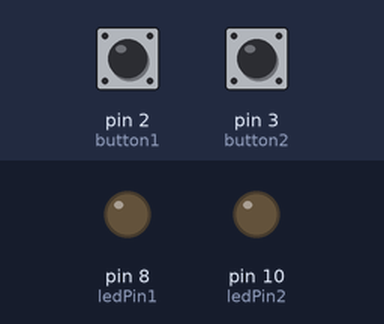
A sketch run on a simulated Arduino Uno, built with avr-gcc and run on an emulated ATmega328P. Shown: output pins drawn as LEDs (lit = HIGH). The inputs (shaded band) are chosen by the test bench; at power-on: pin 2 (button1) HIGH, pin 3 (button2) HIGH.

Above: at 1.2 s.
1.3 s: pin 2 (button1) pulled LOW for 0.15 s
At 1.37 s:
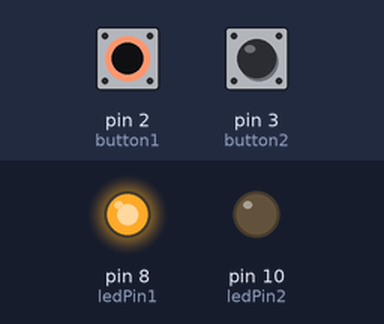
2.9 s: pin 3 (button2) pulled LOW for 0.15 s
At 2.97 s:
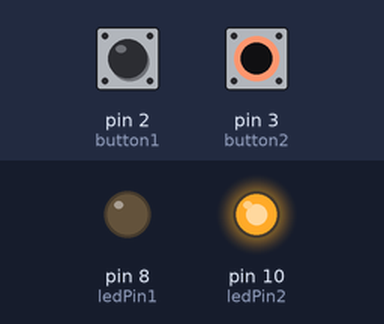
4.5 s: pin 3 (button2) pulled LOW for 3.2 s
At 8.2 s:
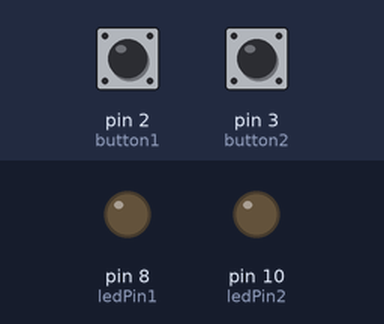
9.2 s: pin 2 (button1) pulled LOW for 3.2 s
At 10.6 s:
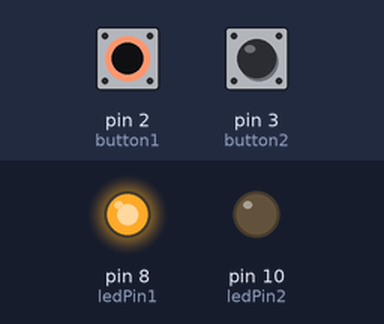
13.9 s: pin 2 (button1) driven LOW and pin 3 (button2) driven LOW
At 15.3 s:
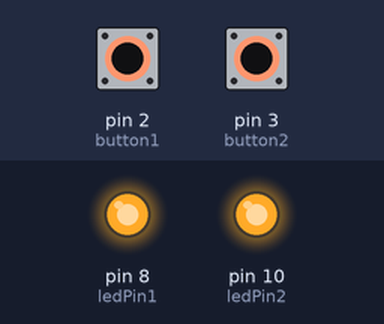
Timing chart, 0 to 16.4 s (numbered marks = the images above; inputs shaded):
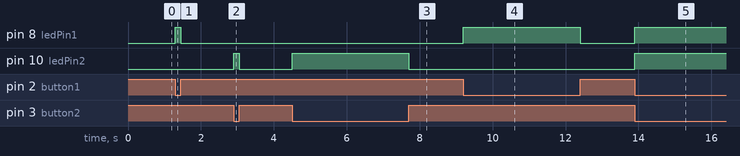

The sketch:

2Button_2LED.ino
```cpp
// constants won't change. They're used here to set pin numbers:
const int button1 = 2;     // the number of the pushbutton pins
const int button2 = 3;
const int ledPin1 = 8;    // the number of the LED pins
const int ledPin2 = 10;

// variables for reading the pushbutton status
int buttonState1 = 0;
int buttonState2 = 0;

void setup() {
  // initialize the LED pins as outputs:
  pinMode(ledPin1, OUTPUT);
  pinMode(ledPin2, OUTPUT);
  // initialize the pushbutton pisn as an input_pullup:
  pinMode(button1, INPUT_PULLUP);
  pinMode(button2, INPUT_PULLUP);
}

void loop() {
  buttonState1 = digitalRead(button1);
  buttonState2 = digitalRead(button2);

  if (buttonState1 == LOW) {        //Using pullup means we have to invert HIGH/LOW for buttons
    digitalWrite(ledPin1, HIGH);
  } else {
    digitalWrite(ledPin1, LOW);
  }

  if (buttonState2 == LOW) {        //Using pullup means we have to invert HIGH/LOW for buttons
    digitalWrite(ledPin2, HIGH);
  } else {
    digitalWrite(ledPin2, LOW);
  }
}
```

Measured:
- after the input at 1.3 s, pin 8 (ledPin1): LOW → HIGH at once, → LOW 0.15 s later
- after the input at 2.9 s, pin 10 (ledPin2): LOW → HIGH at once, → LOW 0.15 s later
- after the input at 4.5 s, pin 10 (ledPin2): LOW → HIGH at once, → LOW 3.2 s later
- after the input at 9.2 s, pin 8 (ledPin1): LOW → HIGH at once, → LOW 3.2 s later
- after the input at 13.9 s, pin 8 (ledPin1), pin 10 (ledPin2): LOW → HIGH at once
